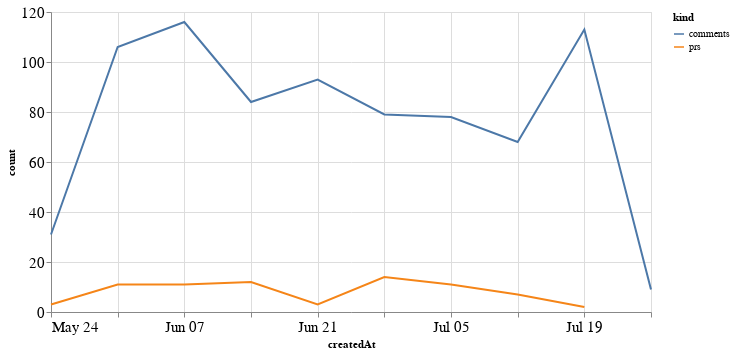

The notebook cell saved with this chart:
### Code cell
alt.Chart(total_time, width=600).mark_line().encode(
    x='createdAt',
    y='count',
    color='kind'
)

### Figure 1 — Vega-Lite specification as saved in the notebook (floating-point values rounded to 4 significant figures)
{"config": {"axisLeft": {"labelFontSize": 15}, "axisBottom": {"labelFontSize": 15}}, "data": {"name": "data-d4d365fae19ec5b09754b933e269824b"}, "mark": "line", "encoding": {"color": {"type": "nominal", "field": "kind"}, "x": {"type": "temporal", "field": "createdAt"}, "y": {"type": "quantitative", "field": "count"}}, "width": 600, "$schema": "https://vega.github.io/schema/vega-lite/v4.8.1.json", "datasets": {"data-d4d365fae19ec5b09754b933e269824b": [{"createdAt": "2020-05-24T00:00:00", "kind": "prs", "count": 3.0}, {"createdAt": "2020-05-31T00:00:00", "kind": "prs", "count": 11.0}, {"createdAt": "2020-06-07T00:00:00", "kind": "prs", "count": 11.0}, {"createdAt": "2020-06-14T00:00:00", "kind": "prs", "count": 12.0}, {"createdAt": "2020-06-21T00:00:00", "kind": "prs", "count": 3.0}, {"createdAt": "2020-06-28T00:00:00", "kind": "prs", "count": 14.0}, {"createdAt": "2020-07-05T00:00:00", "kind": "prs", "count": 11.0}, {"createdAt": "2020-07-12T00:00:00", "kind": "prs", "count": 7.0}, {"createdAt": "2020-07-19T00:00:00", "kind": "prs", "count": 2.0}, {"createdAt": "2020-07-26T00:00:00", "kind": "prs", "count": null}, {"createdAt": "2020-05-24T00:00:00", "kind": "comments", "count": 31.0}, {"createdAt": "2020-05-31T00:00:00", "kind": "comments", "count": 106.0}, {"createdAt": "2020-06-07T00:00:00", "kind": "comments", "count": 116.0}, {"createdAt": "2020-06-14T00:00:00", "kind": "comments", "count": 84.0}, {"createdAt": "2020-06-21T00:00:00", "kind": "comments", "count": 93.0}, {"createdAt": "2020-06-28T00:00:00", "kind": "comments", "count": 79.0}, {"createdAt": "2020-07-05T00:00:00", "kind": "comments", "count": 78.0}, {"createdAt": "2020-07-12T00:00:00", "kind": "comments", "count": 68.0}, {"createdAt": "2020-07-19T00:00:00", "kind": "comments", "count": 113.0}, {"createdAt": "2020-07-26T00:00:00", "kind": "comments", "count": 9.0}]}}
